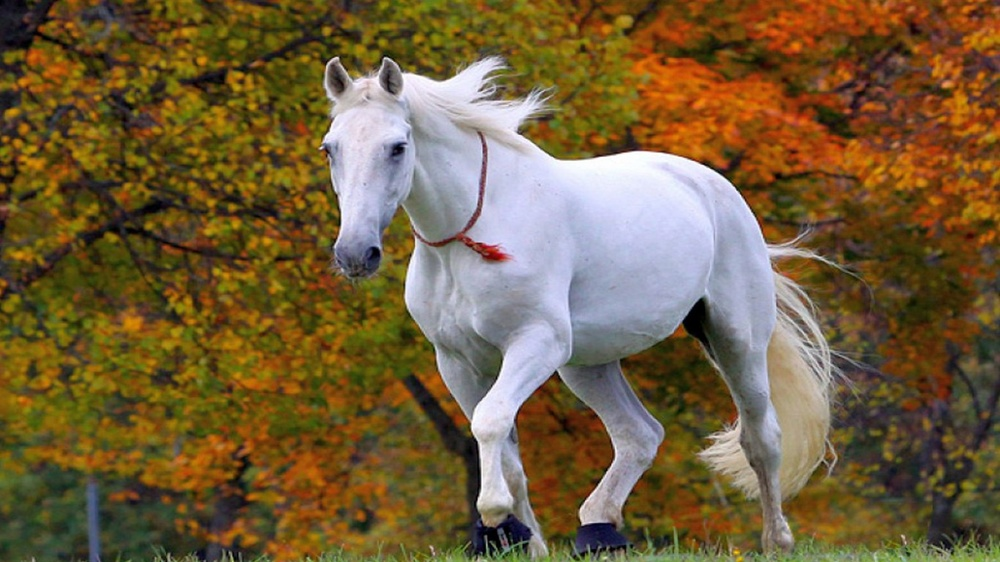
#> input picture ImageFundamentals/data/whitehorse.jpeg, 1000 x 562 px, shrunk from 1366 x 768 before the run
$ jupyter execute thresholding.ipynb
#> lines starting #> are read from the running program, lines starting #| are printed output that depends on the picture; after the words box and inside, x2 and y2 are one past the last pixel; in counts of white or black regions, pixels touching at a corner belong together
[cell 1]
import cv2
import numpy as np
from matplotlib import pyplot as plt

[cell 2]
def displayColorImage(image, title):
    plt.imshow(cv2.cvtColor(image, cv2.COLOR_BGR2RGB), interpolation="nearest")
    plt.title(title)
    plt.show()

[cell 3]
def displayGrayScaleImage(image, title):
    plt.imshow(image, cmap='gray', vmin = 0.0, vmax = 255.0)
    plt.title(title)
    plt.show()

[cell 4]
# Read Image
image = cv2.imread("./data/whitehorse.jpeg")
#> image is the input picture: shape (562, 1000, 3); mean B, G, R 59.9, 94.2, 114.9
displayColorImage(image, "Original Image")

[cell 5]
# Convert it to grayscale
gray = cv2.cvtColor(cv2.cvtColor(image, cv2.COLOR_BGR2RGB), cv2.COLOR_BGR2GRAY)
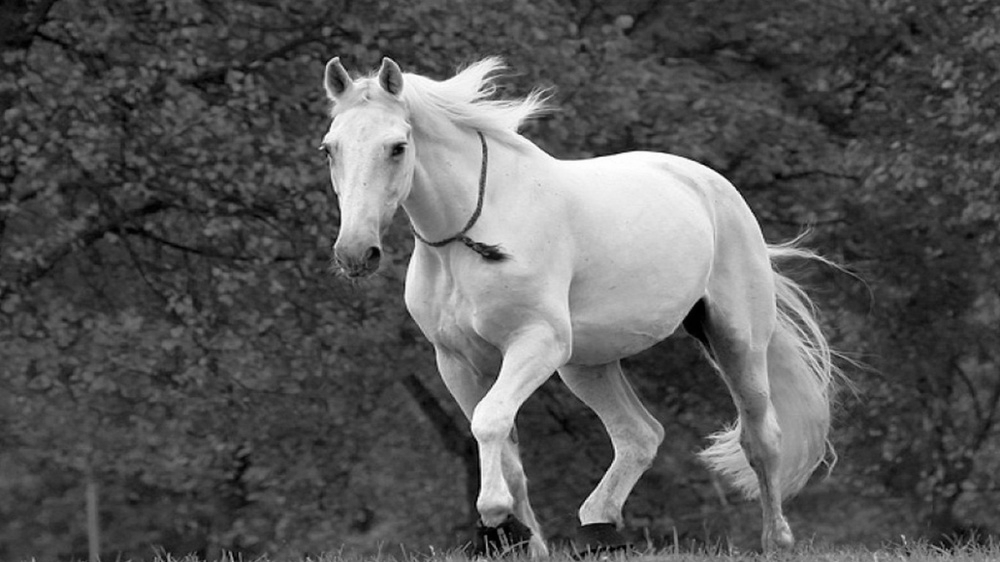
#> gray: shape (562, 1000); min 0, max 255, mean 86.3
displayGrayScaleImage(gray, "Gray Scale Image")

[cell 6]
#Remove noise
blur = cv2.GaussianBlur(gray,(7,7),0)
displayGrayScaleImage(blur, "After removing noise")

### Threshold Inverse

[cell 7]
#threshold inverse
# If pixel value is > 95, pixel value =0 else pixel value 255
(T, thresholdInverse) = cv2.threshold(blur, 95, 255, cv2.THRESH_BINARY_INV)
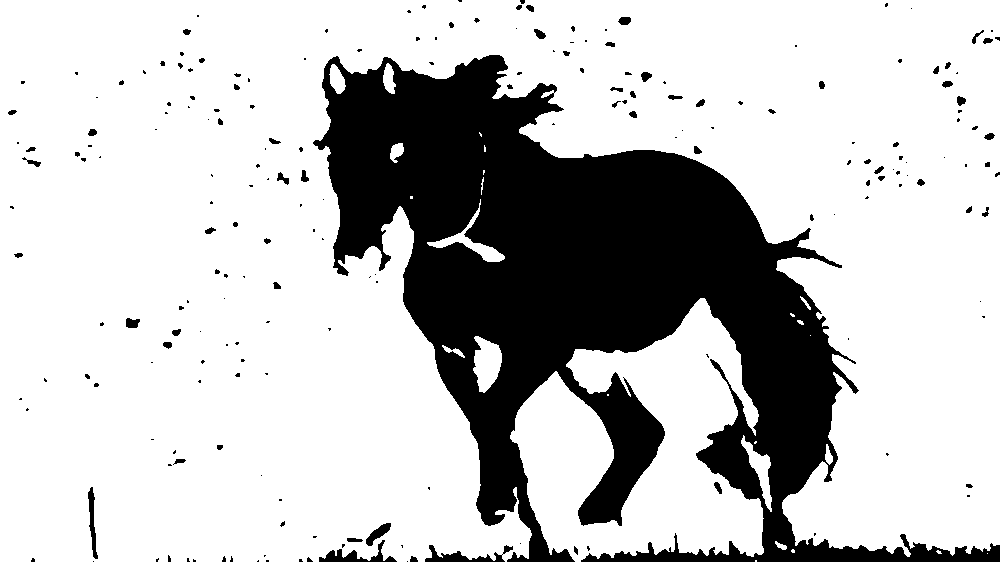
#> thresholdInverse: shape (562, 1000); 75.9% white; 212 black regions (145 under 20 px), largest, box (x1, y1, x2, y2) and area: (313, 55, 1000, 562) 130423, (425, 545, 513, 562) 561, (319, 540, 397, 562) 537
invwithblur = cv2.medianBlur(thresholdInverse,15,0)
#> invwithblur: shape (562, 1000); 76.6% white; 4 black regions, box (x1, y1, x2, y2) and area: (319, 55, 1000, 562) 130920, (321, 551, 394, 562) 476, (371, 526, 386, 543) 144, (330, 60, 338, 69) 52
displayGrayScaleImage(invwithblur, "After Threshold Inverse operation")

### Simple Threshold

[cell 8]
#threshold
# If pixel value is > 95, pixel value = 255 else pixel value 0
(T, threshold) = cv2.threshold(blur,100, 255, cv2.THRESH_BINARY)
#> threshold: shape (562, 1000); 23% white; 108 white regions (75 under 20 px), largest, box (x1, y1, x2, y2) and area: (318, 55, 1000, 562) 126963, (425, 545, 469, 562) 281, (319, 550, 356, 562) 245
threshwithblur = cv2.medianBlur(threshold,15,0)
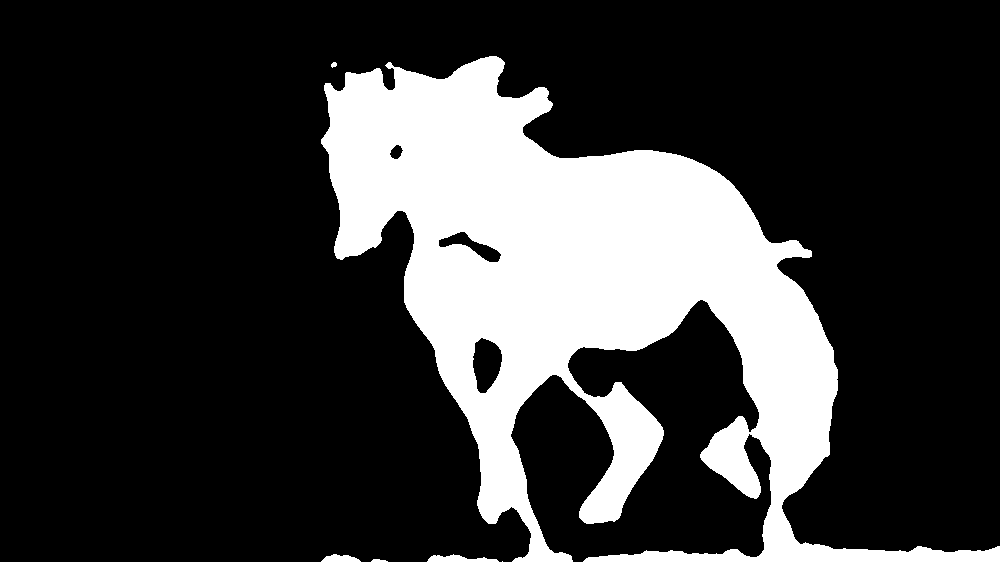
#> threshwithblur: shape (562, 1000); 22.8% white; 6 white regions (1 under 20 px), largest, box (x1, y1, x2, y2) and area: (321, 56, 1000, 562) 127257, (427, 554, 499, 562) 341, (321, 554, 361, 562) 221, (371, 559, 388, 562) 38, (331, 62, 337, 68) 26
displayGrayScaleImage(threshwithblur, "After Threshold  operation")

### Masking

[cell 9]
#masking to extact forground
masked = cv2.bitwise_and(image, image, mask=threshold)
maskwithblur = cv2.medianBlur(masked,15,0)
displayColorImage(maskwithblur, "after masking")

[cell 10]
#masking to extract background
masked = cv2.bitwise_and(image, image, mask=thresholdInverse)
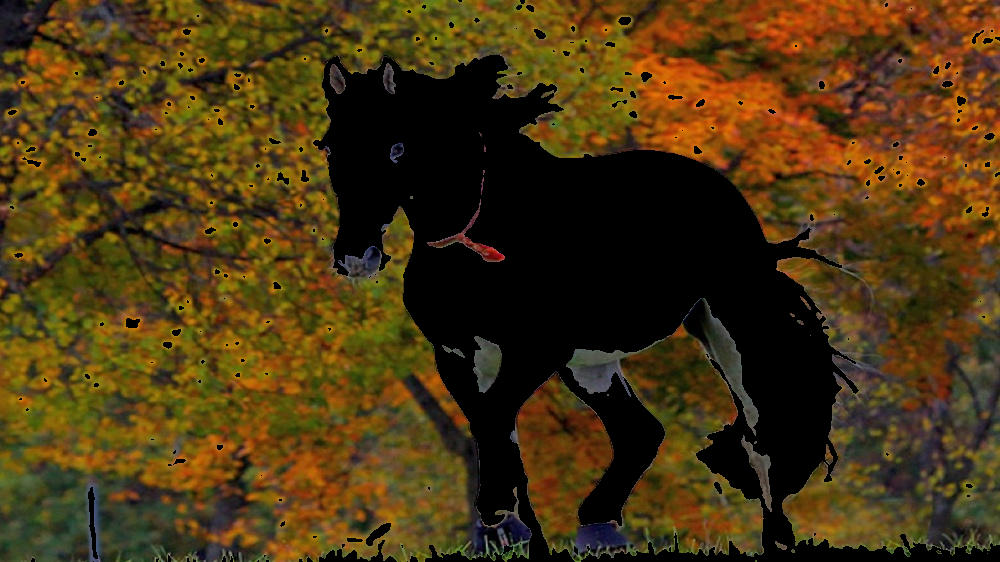
#> masked: shape (562, 1000, 3); mean B, G, R 17.4, 53.3, 73.9
maskwithblur = cv2.medianBlur(masked,15,0)
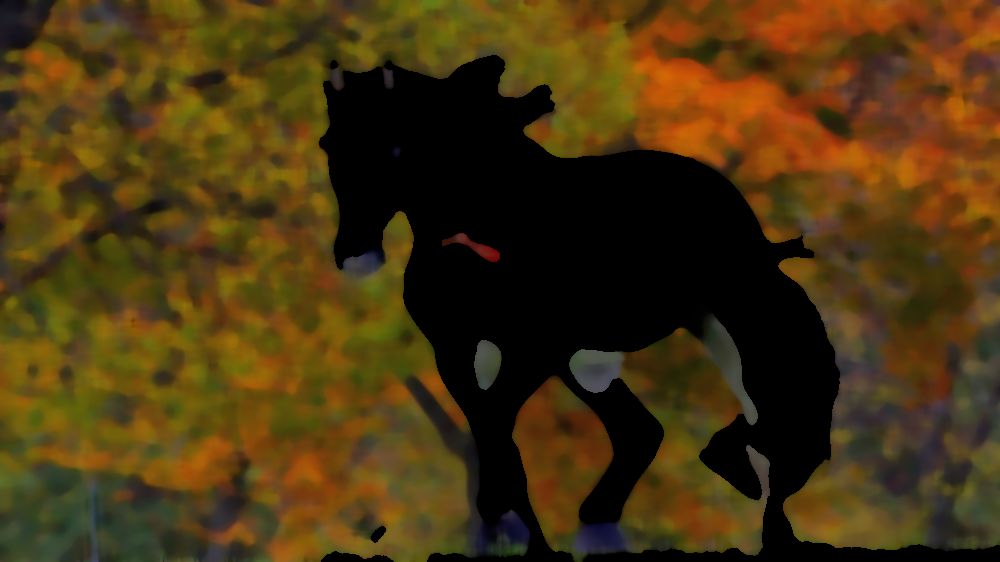
#> maskwithblur: shape (562, 1000, 3); mean B, G, R 16.2, 52.7, 73.3
displayColorImage(maskwithblur, "after masking with inverse threshold")

### Otsu's thresholding

[cell 11]
(T, thresholdInverse) = cv2.threshold(blur, 0, 255, cv2.THRESH_BINARY_INV | cv2.THRESH_OTSU)
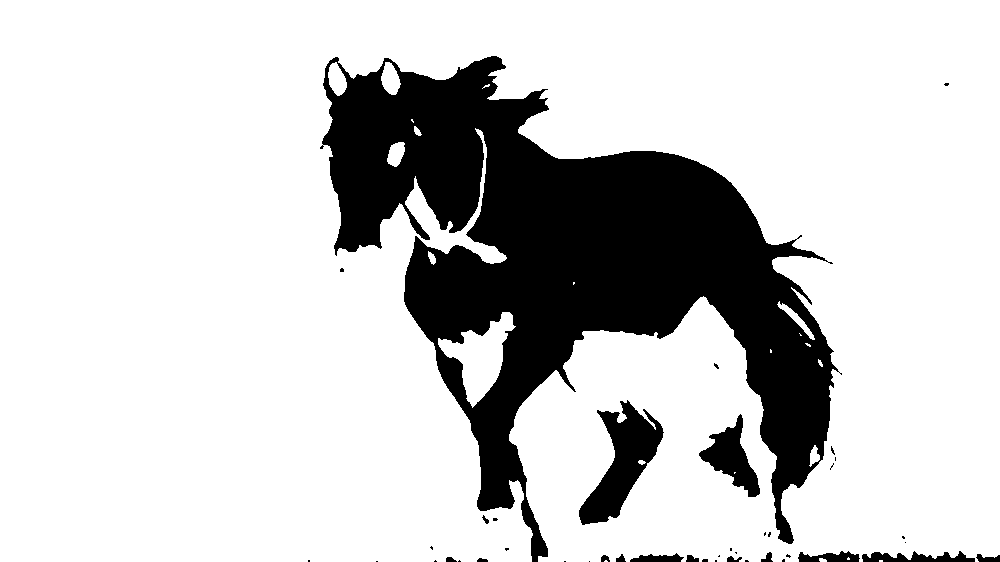
#> thresholdInverse: shape (562, 1000); 80.3% white; 42 black regions (27 under 20 px), largest, box (x1, y1, x2, y2) and area: (320, 56, 842, 562) 101974, (579, 400, 664, 525) 4634, (699, 414, 760, 497) 2091
#> T = 123
threshwithblur = cv2.medianBlur(thresholdInverse,15,0)
#> threshwithblur: shape (562, 1000); 80.4% white; 10 black regions (2 under 20 px), largest, box (x1, y1, x2, y2) and area: (324, 57, 834, 511) 101123, (580, 404, 662, 524) 4577, (702, 423, 759, 495) 1988
displayGrayScaleImage(threshwithblur, "After Otsu's Threshold  operation")

[cell 12]
print("dynamic threshold determined by Otsu's thrsholding is {}".format(T))
#| dynamic threshold determined by Otsu's thrsholding is 123.0

### Adaptive thresholding

[cell 13]
# Read Image
#image = cv2.imread("./data/lena.jpg")
image = cv2.imread("./data/hawk.jpg")
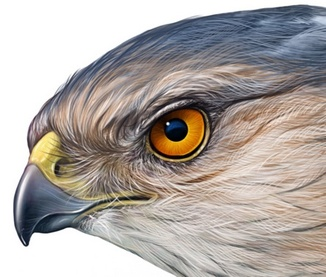
#> input picture ImageFundamentals/data/hawk.jpg, 326 x 277 px, shrunk from 445 x 379 before the run
#> image is the input picture: shape (277, 326, 3); mean B, G, R 163.9, 168.2, 175.4
displayColorImage(image, "Original image")

[cell 14]
# Convert it to grayscale
gray = cv2.cvtColor(cv2.cvtColor(image, cv2.COLOR_BGR2RGB), cv2.COLOR_BGR2GRAY)
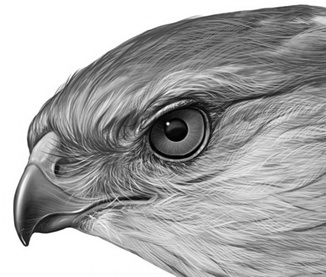
#> gray: shape (277, 326); min 0, max 255, mean 167.7
displayGrayScaleImage(gray, "Gray Scale Image")

[cell 15]
threshold = cv2.adaptiveThreshold(gray, 255, cv2.ADAPTIVE_THRESH_MEAN_C, cv2.THRESH_BINARY, 45, 5)
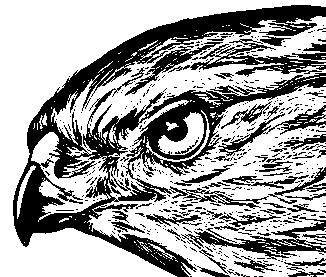
#> threshold: shape (277, 326); 64.6% white; 499 black regions (443 under 20 px), largest, box (x1, y1, x2, y2) and area: (13, 5, 326, 277) 20122, (168, 39, 326, 77) 1721, (181, 217, 326, 260) 1600
displayGrayScaleImage(threshold, "After Adpative hreshold  operation")

[cell 16]
(T, threshold) = cv2.threshold(gray, 0, 255, cv2.THRESH_BINARY | cv2.THRESH_OTSU)
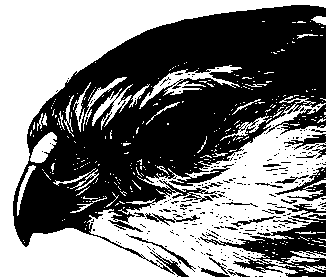
#> threshold: shape (277, 326); 49.2% white; 325 white regions (293 under 20 px), largest, box (x1, y1, x2, y2) and area: (0, 0, 326, 277) 39229, (139, 65, 242, 109) 990, (92, 84, 133, 130) 484
#> T = 168
#threshwithblur = cv2.medianBlur(threshold,25,0)
displayGrayScaleImage(threshold, "After Otsu threshold  operation")
